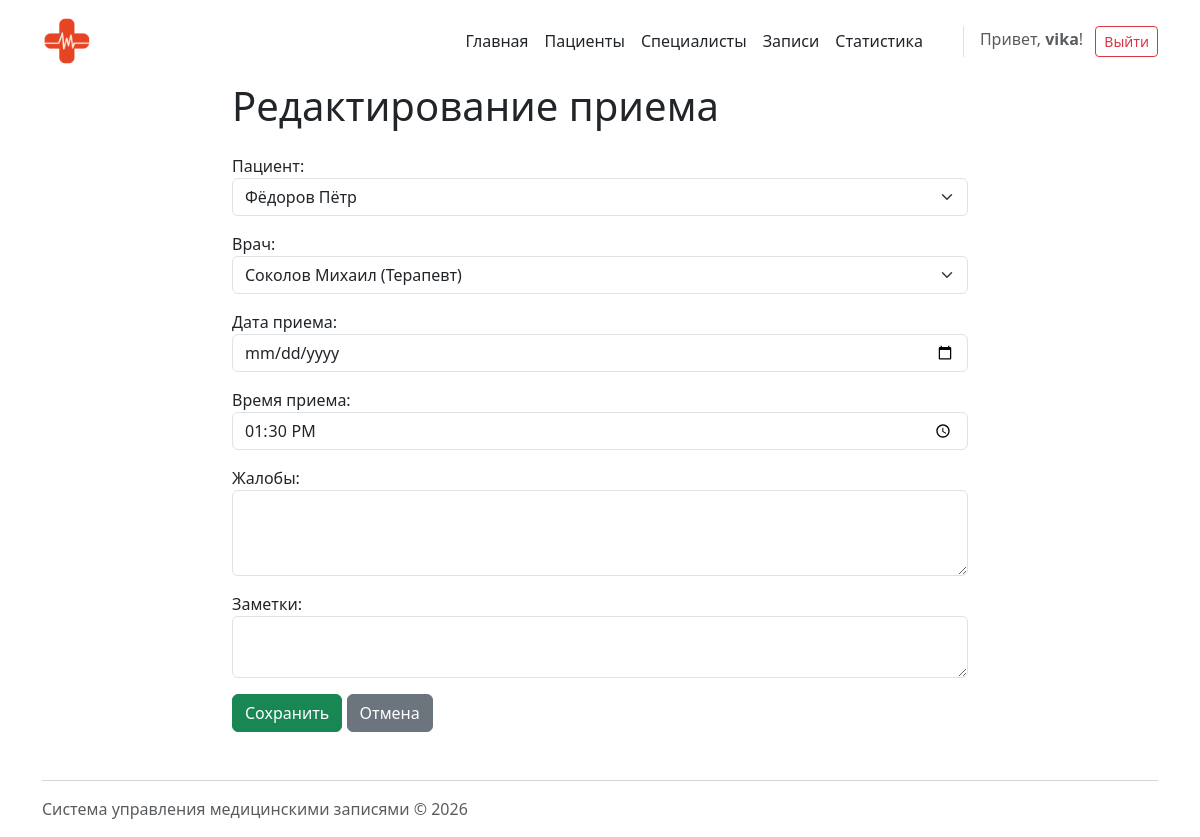
The app's page /appointments/10/edit/ (signed in) with its own data.
### appointments/models.py (models this page shows, shortened)
class Appointment(models.Model):
    class Status(models.TextChoices):
        SCHEDULED = 'scheduled', 'Запланировано'
        COMPLETED = 'completed', 'Завершено'
        CANCELLED = 'cancelled', 'Отменено'
    patient = models.ForeignKey(Patient, on_delete=models.CASCADE, related_name="appointments", verbose_name="Пациент")
    specialist = models.ForeignKey(Specialist, on_delete=models.PROTECT, related_name="appointments", verbose_name="Специалист")
    appointment_date = models.DateField(verbose_name="Дата приема")
    appointment_time = models.TimeField(verbose_name="Время приема")
    status = models.CharField(
        max_length=20,
        choices=Status.choices,
        default=Status.SCHEDULED,
        verbose_name="Статус"
    )
    complaint = models.TextField(blank=True, null=True, verbose_name="Жалобы")
    diagnosis = models.TextField(blank=True, null=True, verbose_name="Диагноз")
    notes = models.TextField(blank=True, null=True, verbose_name="Заметки")
    objects = AppointmentQuerySet.as_manager()
    class Meta:
        verbose_name = "Запись на прием"
        verbose_name_plural = "Записи на прием"

### appointments/views.py (the view, shortened to what this page needs)
# urls.py: path('<int:appointment_id>/edit/', views.AppointmentUpdateView.as_view(), name='edit'),
class AppointmentUpdateView(LoginRequiredMixin, DataMixin, UpdateView):
    model = Appointment
    form_class = AppointmentForm
    template_name = 'appointments/appointment_form.html'
    success_url = reverse_lazy('appointments:list')
    pk_url_kwarg = 'appointment_id'
    title = 'Редактирование приема'

### appointments/forms.py (shortened to what this page needs)
class AppointmentForm(forms.ModelForm):
    class Meta:
        model = Appointment
        fields = ['patient', 'specialist', 'appointment_date', 'appointment_time', 'complaint', 'notes']
        labels = {
            'patient': 'Пациент',
            'specialist': 'Врач',
            'appointment_date': 'Дата приема',
            'appointment_time': 'Время приема',
            'complaint': 'Жалобы',
            'notes': 'Заметки',
        }
        widgets = {
            'appointment_date': forms.DateInput(attrs={'type': 'date', 'class': 'form-control'}),
            'appointment_time': forms.TimeInput(attrs={'type': 'time', 'class': 'form-control'}),
            'complaint': forms.Textarea(attrs={'rows': 3, 'class': 'form-control'}),
            'notes': forms.Textarea(attrs={'rows': 2, 'class': 'form-control'}),
            'patient': forms.Select(attrs={'class': 'form-select'}),
            'specialist': forms.Select(attrs={'class': 'form-select'}),
        }

### appointments/mixins.py (called while the page is built)
    def get_context_data(self, **kwargs):
        context = super().get_context_data(**kwargs)
        if self.title:
            context['title'] = self.title
        return context

### patients/context_processors.py (called while the page is built)
def site_settings(request):
    return {
        'site_name': 'Медзаписи',
    }

### patients/models.py (called while the page is built)
    def __str__(self):
        return self.full_name

### specialists/models.py (called while the page is built)
    def __str__(self):
        return f"{self.last_name} {self.first_name} ({self.speciality})"

### appointments/templates/appointments/appointment_form.html (shortened to what this page needs)
{% extends "base.html" %}
{% block content %}
<div class="row justify-content-center">
    <div class="col-md-8">
        <h1>{% if form.instance.id %}Редактирование приема{% else %}Новый прием{% endif %}</h1>
        <form method="post" class="mt-4">
            {% for field in form %}
                <div class="mb-3">
                    {{ field.label_tag }}
                    {{ field }}
                </div>
            {% endfor %}
            <button type="submit" class="btn btn-success">Сохранить</button>
            <a href="{% url 'appointments:list' %}" class="btn btn-secondary">Отмена</a>
        </form>
    </div>
</div>
{% endblock %}

### templates/includes/navigation.html (shortened to what this page needs)
<nav class="d-flex align-items-center gap-3">
    <a class="nav-link" href="{% url 'homepage:index' %}">Главная</a>
    <a class="nav-link" href="{% url 'patients:list' %}">Пациенты</a>
    <a class="nav-link" href="{% url 'specialists:list' %}">Специалисты</a>
    <a class="nav-link" href="{% url 'appointments:list' %}">Записи</a>
    <a class="nav-link" href="{% url 'appointments:statistics' %}">Статистика</a>
    <div class="ms-4 border-start ps-3">
        {% if user.is_authenticated %}
            <span class="text-muted me-2">Привет, <strong>{{ user.username }}</strong>!</span>
            <form action="{% url 'logout' %}" method="post" class="d-inline">
                <button type="submit" class="btn btn-outline-danger btn-sm">Выйти</button>
            </form>
        {% else %}
            <a href="{% url 'login' %}" class="btn btn-outline-primary btn-sm">Войти</a>
            <a href="{% url 'patients:register' %}" class="btn btn-primary btn-sm ms-1">Регистрация</a>
        {% endif %}
    </div>
</nav>

### records on screen
Appointment: form "Фёдоров Пётр" "Соколов Михаил (Терапевт)" "13:30:00"

### other values on screen
{{ user.username }} "vika"
{{ field.label_tag }} "Пациент:" "Врач:" "Дата приема:" "Время приема:" "Жалобы:" "Заметки:"
